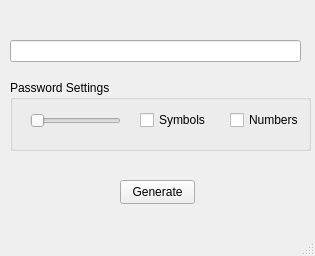
<?xml version="1.0" encoding="UTF-8"?>
<ui version="4.0">
 <class>MainWindow</class>
 <widget class="QMainWindow" name="MainWindow">
  <property name="geometry">
   <rect>
    <x>0</x>
    <y>0</y>
    <width>315</width>
    <height>256</height>
   </rect>
  </property>
  <property name="windowTitle">
   <string>MainWindow</string>
  </property>
  <widget class="QWidget" name="centralwidget">
   <widget class="QPushButton" name="pushButton">
    <property name="geometry">
     <rect>
      <x>120</x>
      <y>180</y>
      <width>75</width>
      <height>24</height>
     </rect>
    </property>
    <property name="text">
     <string>Generate</string>
    </property>
   </widget>
   <widget class="QLineEdit" name="lineEdit">
    <property name="geometry">
     <rect>
      <x>10</x>
      <y>40</y>
      <width>291</width>
      <height>22</height>
     </rect>
    </property>
   </widget>
   <widget class="QGroupBox" name="groupBox">
    <property name="geometry">
     <rect>
      <x>10</x>
      <y>80</y>
      <width>301</width>
      <height>71</height>
     </rect>
    </property>
    <property name="title">
     <string>Password Settings</string>
    </property>
    <widget class="QSlider" name="horizontalSlider">
     <property name="geometry">
      <rect>
       <x>20</x>
       <y>30</y>
       <width>91</width>
       <height>21</height>
      </rect>
     </property>
     <property name="orientation">
      <enum>Qt::Horizontal</enum>
     </property>
    </widget>
    <widget class="QCheckBox" name="checkBox">
     <property name="geometry">
      <rect>
       <x>130</x>
       <y>30</y>
       <width>76</width>
       <height>20</height>
      </rect>
     </property>
     <property name="text">
      <string>Symbols</string>
     </property>
    </widget>
    <widget class="QCheckBox" name="checkBox_2">
     <property name="geometry">
      <rect>
       <x>220</x>
       <y>30</y>
       <width>76</width>
       <height>20</height>
      </rect>
     </property>
     <property name="text">
      <string>Numbers</string>
     </property>
    </widget>
   </widget>
  </widget>
  <widget class="QMenuBar" name="menubar">
   <property name="geometry">
    <rect>
     <x>0</x>
     <y>0</y>
     <width>315</width>
     <height>22</height>
    </rect>
   </property>
  </widget>
  <widget class="QStatusBar" name="statusbar"/>
 </widget>
 <resources/>
 <connections/>
</ui>
